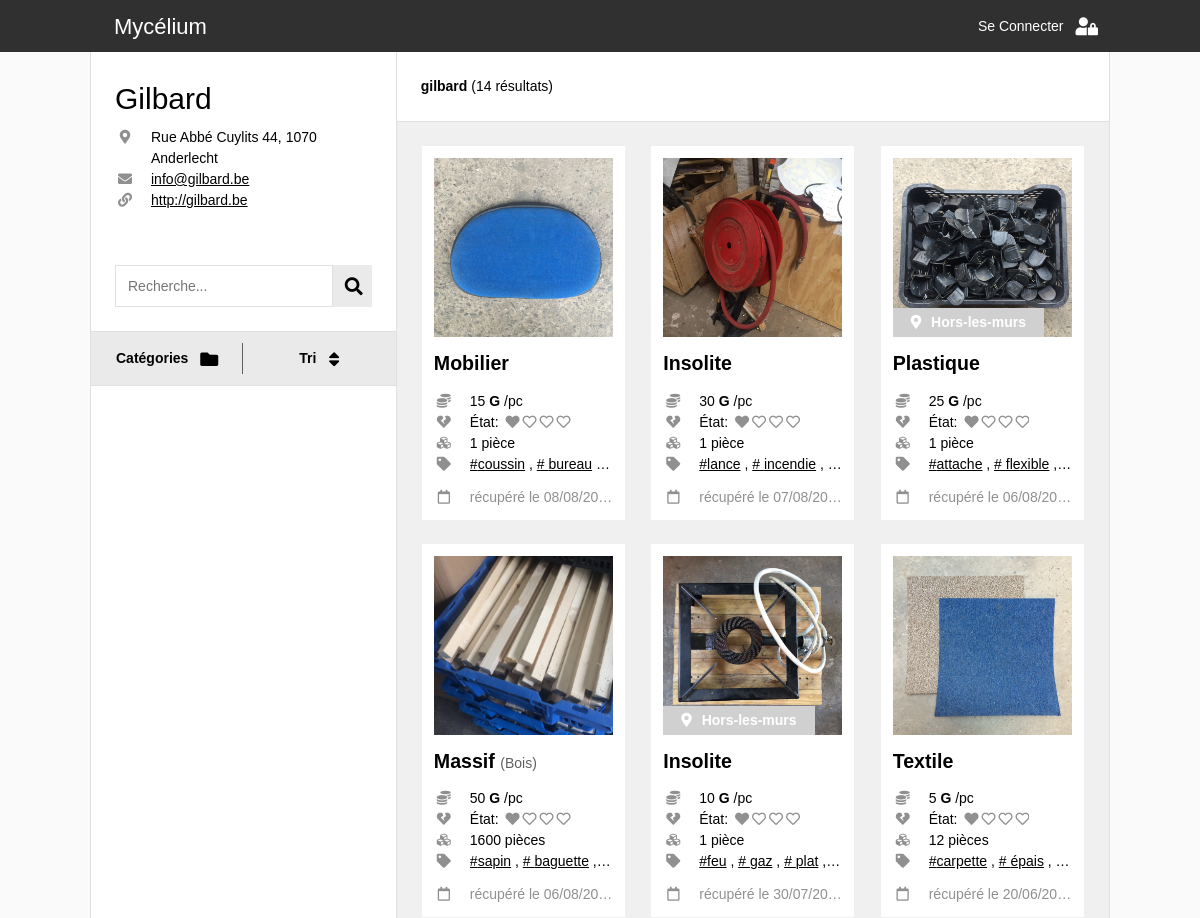
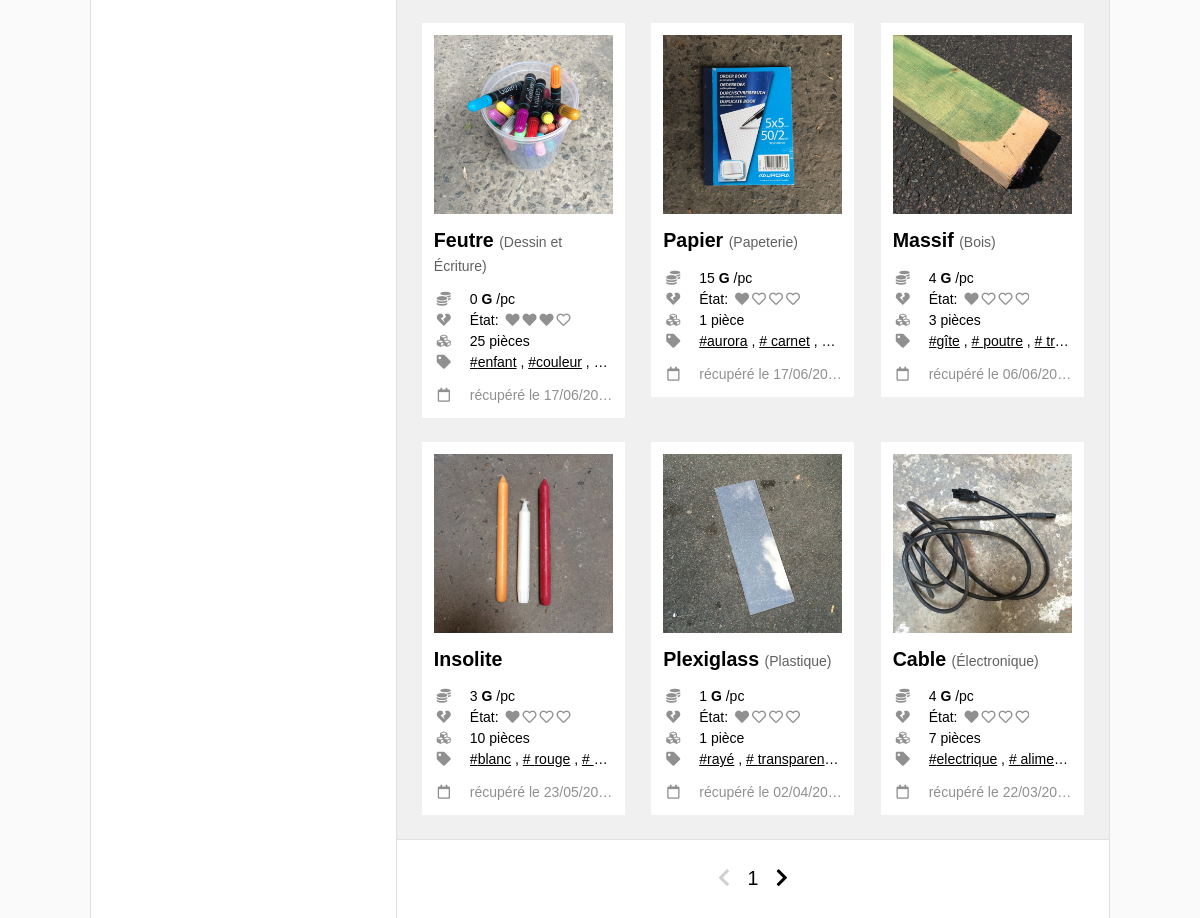
The app's page /catalogue.php?r=gilbard with its own data (2 pictures, top to bottom).
### tables this page shows
CREATE TABLE `_global_recuperatheques` (
  `ID` int(11) NOT NULL,
  `nom` varchar(255) NOT NULL,
  `adresse` varchar(255) NOT NULL,
  `monnaie` varchar(8) NOT NULL,
  `telephone` varchar(16) NOT NULL,
  `mdp` varchar(255) NOT NULL,
  `site` varchar(255) NOT NULL,
  `pseudo` varchar(16) NOT NULL,
  `mail` varchar(255) NOT NULL,
  `date_creation` date DEFAULT NULL
);

CREATE TABLE `gilbard_catalogue` (
  `ID` int(11) NOT NULL,
  `ID_categorie` int(11) NOT NULL,
  `ID_souscategorie` int(11) NOT NULL,
  `pieces` int(11) NOT NULL,
  `dimensions` varchar(255) NOT NULL,
  `etat` int(11) NOT NULL,
  `tags` text NOT NULL,
  `remarques` text NOT NULL,
  `date_ajout` datetime NOT NULL DEFAULT CURRENT_TIMESTAMP,
  `poids` float NOT NULL,
  `prix` float NOT NULL,
  `localisation` varchar(255) NOT NULL
);

CREATE TABLE `_global_categories` (
  `ID` int(11) NOT NULL,
  `nom` varchar(255) NOT NULL,
  `score` int(11) NOT NULL
);

CREATE TABLE `_global_souscategories` (
  `ID` int(11) NOT NULL,
  `nom` varchar(255) NOT NULL,
  `ID_categorie` int(11) NOT NULL,
  `unite` varchar(255) NOT NULL,
  `prix` float NOT NULL
);

### connection_db.php (called while the page is built, shortened)
<?php
  function link_construct($params, $web_page = 1){
    if ($web_page==1){
      $web_page = basename($_SERVER['PHP_SELF']);
    }
    $getURL = $web_page . '?' . http_build_query(array_merge($_GET, $params));
    return $getURL;
  }
?>

### item.php (the view, shortened to what this page needs)
<?php
  $prix = $item['prix'];
  $piece = "1 pièce";
  if ($item['pieces']>1){
    $piece = $item['pieces'] . " pièces";
  }
  $tags = explode(", ",$item['tags']);
?>
<div class='item'>
  <?php
    if(basename($_SERVER['PHP_SELF'])=="catalogue.php"){
       ?>
      <a class="hidden-link" href="item_page.php?r=<?php echo $recuperatheque?>&id=<?php echo $item['ID_item']?>">
        <span></span>
      </a>
    <?php
    }
  ?>
  <div class="photo-container">
      <?php
        $image_url = 'photos/' . $recuperatheque . '/' . $item['ID_item'] . '.jpg';
      ?>
      <img class="item-photo" src=<?php echo $image_url; ?> />
      <?php
        if ($item['localisation']){ ?>
            <div class="hors-les-murs"> <i class="fas fa-map-marker-alt"></i> Hors-les-murs </div>
        <?php
        }
      ?>
  </div>
  <div class="text-container">
    <div class='categorie-container'>
      <?php
      if ($item['sous_categorie']!='Autre'){
        ?>
        <span class="souscat"> <?php echo $item['sous_categorie']; ?> </span>
        <span class="cat"> (<?php echo $item['categorie']; ?>) </span>
      <?php
      }
      else{
        ?>
        <span class="souscat"> <?php echo $item['categorie']; ?> </span>
      <?php
      }
      ?>
    </div>
    <div class="info-container separateur">
      <div class="info-line">
        <i class='fas fa-coins info-icon'></i>
        <div class="info-text"><?php echo $prix; ?> <b><?php echo $recup_info['monnaie'];; ?></b> /pc </div>
      </div>
      <div class="info-line">
        <i class='fas fa-heart-broken info-icon'></i>
        <div class="info-text"> État:
          <span class='etat-icon-container'>
          <?php
          for($n = 0; $n < 4; $n++){
            if($item['etat'] > $n){
              echo '<i class="fas fa-heart"></i>' ;
            } else{
              echo '<i class="far fa-heart"></i>' ;
            }
          }
          ?>
          </span>
        </div>
      </div>
      <div class="info-line">
        <i class='fas fa-cubes info-icon'></i>
        <div class="info-text"><?php echo $piece; ?></div>
      </div>
    </div>
    <div class='tags-container separateur'>
      <div class="info-line">
        <i class='fas fa-tag info-icon'></i>
        <div class="info-text">
          <?php
            for($n = 0; $n < count($tags); $n++){?>
              <a class="tag" href= <?php echo link_construct(array('q'=>$tags[$n],'id'=>null, 'page'=>1), 'catalogue.php') ?> >#<?php echo $tags[$n];?></a>
              <?php
              if($n!=count($tags)-1){ echo ', '; }
            }
          ?>
        </div>
      </div>
    </div>
    <div class="date-container">
      <div class="info-line">
        <i class='far fa-calendar info-icon'></i>
        <div class="info-text">récupéré le <?php echo $item['date_ajout_fr']; ?></div>
      </div>
    </div>
  </div>
</div>

### catalogue.php (shortened to what this page needs)
<!DOCTYPE html>
<html lang="en">
<head>
  <link rel="stylesheet" href="css/w3.css">
  <link rel="stylesheet" href="https://use.fontawesome.com/releases/v5.7.0/css/all.css">
  <link rel="stylesheet" href="https://indestructibletype.com/fonts/Jost.css" type="text/css" charset="utf-8" />
  <link rel="stylesheet" href="css/main.css">
  <link rel="stylesheet" href="css/header.css">
  <link rel="stylesheet" href="css/menu.css">
  <link rel="stylesheet" href="css/item.css">
</head>
<body>
  <?php
    include('connection_db.php')
  ?>
  <?php
    $req = $bdd->prepare(' SELECT pseudo FROM _global_recuperatheques ');
    $req->execute();
    $recuperatheques = array();
    while($item = $req->fetch()){
      array_push($recuperatheques,$item['pseudo']);
    }
    if (isset($_GET['r']) && in_array($_GET['r'], $recuperatheques)){
      $recuperatheque = htmlspecialchars($_GET['r']);
      $recuperatheque_catalogue = htmlspecialchars($_GET['r']) . '_catalogue';
    } else{
      $recuperatheque = null;
    }
  ?>
  <?php
    if (isset($_GET['q'])){
      $query = htmlspecialchars($_GET['q']);
    } else{
      $query = null;
    }
    $tri_option = array('date_ajout' => 'Date de récupération',
                        'prix' => 'Prix par pièce',
                        'etat' => 'État d\'usure',
                        'pieces' => 'Pièces disponibles');
    if (isset($_GET['order']) && array_key_exists($_GET['order'], $tri_option)){
      $tri = htmlspecialchars($_GET['order']);
    } else{
      $tri = 'date_ajout';
    }
    if(isset($_GET['catsearch']) and $_GET['catsearch']!=0
    and array_key_exists($_GET['catsearch'], $system)){
      $catsearch = htmlspecialchars($_GET['catsearch']);
    } else{
      $catsearch = null;
    }
    if(isset($_GET['sscatsearch']) and $_GET['sscatsearch']!=0
      and array_key_exists($_GET['sscatsearch'], $system[$catsearch]['sscats'])){
      $sscatsearch = htmlspecialchars($_GET['sscatsearch']);
    } else{
      $sscatsearch = null;
    }
    if (isset($_GET['page']) && is_numeric($_GET['page'])) {
      $page = (int) htmlspecialchars($_GET['page']);
    } else{
      $page = 1;
    }
  ?>
  <?php
    include('header.php');
  ?>
  <div class="quasi-fullwidth space-header two-side-flex">
      <?php
      if($recuperatheque){?>
        <div class="flex-third">
          <?php
            $req = $bdd->prepare(' SELECT * FROM _global_recuperatheques WHERE pseudo = :recuperatheque ');
            $req->bindValue(':recuperatheque', $recuperatheque , PDO::PARAM_STR);
            $req->execute();
            $recup_info = $req->fetch();
            include("recuperatheque_info.php");
          ?>
          <form class="container search-bar" action="catalogue.php" method="GET">
            <input type="text" class="search-bar-input" name="q" placeholder="Recherche..." value="<?php echo $query?>">
            <button class="w3-large fa fa-search search-bar-button" type="submit"></button>
          </form>
          <div class="menu-container" id="menu-container">
            <div class="menu-bar">
              <button id="cat-button" class="button-flex menu-button separation" onclick="openMenu(event,'categories')">
                <div class="button-title">Catégories</div>
                <i class='button-icon w3-large fas fa-folder'></i>
              </button>
              <button id="tri-button" class="button-flex menu-button" onclick="openMenu(event,'tri')">
                <div class="button-title">Tri</div>
                <i class='button-icon w3-large fas fa-sort'></i>
              </button>
            </div>
          </div>
        </div>
        <div class="flex-half">
          <?php
            $limit= 12;
            $starting_limit = ($page-1)*$limit;
            $req = $bdd->prepare('  SELECT COUNT(*) AS total
            FROM ' . $recuperatheque_catalogue . ' c
            INNER JOIN _global_categories cat ON c.ID_categorie=cat.ID
            INNER JOIN _global_souscategories sscat ON c.ID_souscategorie=sscat.ID
            WHERE (cat.nom LIKE :search OR sscat.nom LIKE :search OR dimensions LIKE :search OR tags LIKE :search OR remarques LIKE :search)
            AND (c.ID_souscategorie = :sscatsearch OR :sscatsearch is null)
            AND (c.ID_categorie = :catsearch OR :catsearch is null)
            ');
            $req->bindValue(':search', '%' . $query . '%', PDO::PARAM_STR);
            $req->bindValue(':sscatsearch', $sscatsearch, PDO::PARAM_INT);
            $req->bindValue(':catsearch', $catsearch, PDO::PARAM_INT);
            $req->execute();
            $total_count = $req->fetch()['total'];
            $req = $bdd->prepare('  SELECT
            c.ID AS ID_item, c.ID_categorie, c.ID_souscategorie, c.pieces AS pieces, c.dimensions AS dimensions, c.etat AS etat, c.tags AS tags,
            c.prix AS prix, c.poids AS poids, c.remarques AS remarques, c.localisation AS localisation,
            c.date_ajout AS date_ajout, DATE_FORMAT(c.date_ajout, \'%d/%m/%Y\') AS date_ajout_fr,
            cat.ID, cat.nom AS categorie,
            sscat.ID AS sscatID, sscat.ID_categorie, sscat.unite AS unitesscat, sscat.prix AS prixsscat, sscat.nom AS sous_categorie
            FROM ' . $recuperatheque_catalogue . ' c
            INNER JOIN _global_categories cat ON c.ID_categorie=cat.ID
            INNER JOIN _global_souscategories sscat ON c.ID_souscategorie=sscat.ID
            WHERE (cat.nom LIKE :search OR sscat.nom LIKE :search OR dimensions LIKE :search OR tags LIKE :search OR remarques LIKE :search)
            AND (c.ID_souscategorie = :sscatsearch OR :sscatsearch is null)
            AND (c.ID_categorie = :catsearch OR :catsearch is null)
            ORDER BY ' . $tri . ' DESC
            LIMIT ' . $starting_limit . ', ' . $limit
            );
            $req->bindValue(':search', '%' . $query . '%', PDO::PARAM_STR);
            $req->bindValue(':sscatsearch', $sscatsearch, PDO::PARAM_INT);
            $req->bindValue(':catsearch', $catsearch, PDO::PARAM_INT);
            $req->execute();
          ?>
          <div class="container border-bottom sticky">
            <div class="search-resume">
              <?php
              echo '<b>' . $recup_info['pseudo'] . ' </b>';
                    ?>
                    <?php
                echo ' (' . $total_count . ' résultats)';
              ?>
            </div>
          </div>
          <div class="items-container">
            <?php
              if ($req->rowCount() > 0) {
                while($item = $req->fetch()){
                  ?>
                  <div class="item-wrapper">
                      <?php include('item.php');?>
                  </div>
                  <?php
                }
              }
              else {
                echo '<h3 class="erreur"> Aucun résultat ne correspond à la recherche </h3>';
              }
            ?>
          </div>
          <div class="container page-nav">
            <a href= <?php echo link_construct(array('page'=>$page-1)) ?>
               class="<?php if($page-1 <= 0){ echo 'disabled'; } ?>">
               <i class='fas fa-chevron-left'></i>
            </a>
            <?php echo $page; ?>
            <a href= <?php echo link_construct(array('page'=>$page+1)) ?>
               class="<?php if(($page)*$limit >= $total_count){ echo 'disabled'; } ?>">
               <i class='fas fa-chevron-right'></i>
            </a>
          </div>
        </div>
        <?php
      }
      else {
        echo '<h3 class="erreur"> Pas de récupérathèque valide </h3>';
      }
      ?>
    </div>
</body>
</html>

### recuperatheque_info.php (shortened to what this page needs)
<div class="container recuperatheque
      <?php if(in_array(basename($_SERVER['PHP_SELF']),array("catalogue.php","item_page.php"))){
        echo "depliable" ;}
      ?>">
    <h2> <?php echo $recup_info['nom'] ;?> </h2>
    <div class="info">
      <?php if ($recup_info['adresse']){ ?>
        <div class="info-line">
          <i class="fas fa-map-marker-alt info-icon"></i>
          <div class="info-text"> <?php echo $recup_info['adresse'];?> </div>
        </div>
        <?php
        }
      ?>
      <?php if ($recup_info['mail']){ ?>
        <div class="info-line">
          <i class="fas fa-envelope info-icon"></i>
          <a class="info-text tag" href="mailto:<?php echo $recup_info['mail'];?>"> <?php echo $recup_info['mail'];?></a>
        </div>
        <?php
        }
      ?>
      <?php if ($recup_info['site']){ ?>
        <div class="info-line">
          <i class="fas fa-link info-icon"></i>
          <a class="info-text tag" href="<?php echo $recup_info['site'];?>" target="_blank"> <?php echo $recup_info['site'];?></a>
        </div>
      <?php
      }
      ?>
    </div>
</div>

### css/w3.css (style rules this page uses)
*,*:before,*:after { box-sizing:inherit }
html { -ms-text-size-adjust:100%;-webkit-text-size-adjust:100% }
body { margin:0 }
a { background-color:transparent }
b,strong { font-weight:bolder }
img { border-style:none }
button,input,select,textarea,optgroup { font:inherit;margin:0 }
button,input { overflow:visible }
button,select { text-transform:none }
button,[type=button],[type=reset],[type=submit] { -webkit-appearance:button }
html,body { font-family:Verdana,sans-serif;font-size:15px;line-height:1.5 }
html { overflow-x:hidden }
h2 { font-size:30px }
h1,h2,h3,h4,h5,h6 { font-family:"Segoe UI",Arial,sans-serif;font-weight:400;margin:10px 0 }
img { vertical-align:middle }
a { color:inherit }
.w3-large { font-size:18px!important }

### css/main.css (style rules this page uses)
html, body { background: #fafafa; margin: 0; font-weight: 400; font-size: 14px; line-height: 1.5; }
html, body, p, h1, h2, h3, h4, h5, h6 { font-family: 'Jost', Helvetica, arial, sans-serif !important; }
@media (min-width: 993px) { .quasi-fullwidth { margin: 0 auto 0; max-width: 85%; } }
.space-header { padding-top: 52px; box-sizing: border-box; }
.container { background: white; text-align: left; padding: 12px 24px; }
.border-bottom { border-bottom: 1px solid #E0E0E0; }
.hidden-link span { text-decoration: none; position:absolute; width:100%; height:100%; top:0; left: 0; z-index: 1; }
@media (min-width:993px) { .container { padding: 24px; } }
.two-side-flex { background: white; min-height: 100vh; display: flex; flex-direction: row; flex-wrap: wrap; align-content: flex-start; }
.two-side-flex > * { box-sizing: border-box; }
.flex-third { flex: 1 0 100%; }
.flex-half { flex: 1 100%; }
@media (min-width:993px) { .two-side-flex { flex-wrap: nowrap; border-left: 1px solid #E0E0E0; } }
@media (min-width:993px) { .two-side-flex > * { border-right: 1px solid #E0E0E0; } }
@media (min-width:993px) { .flex-third { flex-basis: 30%; flex-grow: 0; min-height: 100vh; } }
@media (min-width:993px) { .flex-half { flex-basis: 50%; min-height: 100vh; } }
.recuperatheque h2 { margin: 0; }
.recuperatheque .info { margin: 6px 0px; white-space: normal; }
.recuperatheque a { word-break: break-all; }
.recuperatheque.depliable .info { display: none; }
@media (min-width: 601px) { .recuperatheque.depliable .info { display: block; } }
button { background-color: #eaeaea; color: black; border: none; text-align: center; text-decoration: none; display: inline-block; padding: 16px; margin: 0; font-weight: bold; font-size: 1rem; position: relative; overflow: hidden; white-space: nowrap; cursor:pointer; }
a { cursor:pointer; }
.button-flex { width: 100%; display: flex; align-items: center; justify-content: center; }
.button-icon { padding-left: 12px; text-align: center; }
input { background: white; width: 100%; border: 1px solid #E0E0E0; padding: 6px 12px; }

### css/menu.css (style rules this page uses)
.search-bar { display: flex; flex-direction: row; flex-wrap: nowrap; justify-content: center; }
.search-bar-input { flex-grow: 1; }
.search-bar-button { padding: 12px; }
.sticky { position: sticky; top: 52px; z-index: 10; }
@media (min-width: 993px) { .sticky { position: static; } }
.page-nav { text-align: center; font-size: 1.4rem; }
.page-nav a { text-decoration: none; padding: 0 12px; }
.page-nav a.disabled { pointer-events: none; cursor: default; color: #D0D0D0; }
.menu-container { border-top: 1px solid #E0E0E0; border-bottom: 1px solid #E0E0E0; }
.menu-bar { width: 100%; display: flex; }
.menu-button { flex-basis: 50%; }
#cat-button.separation:after { content : ""; position: absolute; top: 20%; left: 0; z-index: 10; height: 60%; width: 100%; border-right: 1px solid #606060; }

### records on screen
_global_recuperatheques: nom "Gilbard", adresse "Rue Abbé Cuylits 44, 1070 Anderlecht", mail "info@gilbard.be", site "http://gilbard.be", pseudo "gilbard", monnaie "G"
gilbard_catalogue: shows a picture, _global_categories.nom "Mobilier", prix "15", etat 1 (drawn), tags "coussin", tags "bureau", date_ajout_fr "08/08/2019"
gilbard_catalogue: shows a picture, _global_categories.nom "Insolite", prix "30", etat 1 (drawn), tags "lance", tags "incendie", date_ajout_fr "07/08/2019"
gilbard_catalogue: shows a picture, shows "Hors-les-murs", _global_categories.nom "Plastique", prix "25", etat 1 (drawn), tags "attache", tags "flexible", date_ajout_fr "06/08/2019"
gilbard_catalogue: shows a picture, _global_souscategories.nom "Massif", _global_categories.nom "Bois", prix "50", etat 1 (drawn), pieces "1600 pièces", tags "sapin", tags "baguette", date_ajout_fr "06/08/2019"
gilbard_catalogue: shows a picture, shows "Hors-les-murs", _global_categories.nom "Insolite", prix "10", etat 1 (drawn), tags "feu", tags "gaz", tags "plat", date_ajout_fr "30/07/2019"
gilbard_catalogue: shows a picture, _global_categories.nom "Textile", prix "5", etat 1 (drawn), pieces "12 pièces", tags "carpette", tags "épais", date_ajout_fr "20/06/2019"
gilbard_catalogue: shows a picture, _global_souscategories.nom "Feutre", _global_categories.nom "Dessin et Écriture", prix "0", etat 3 (drawn), pieces "25 pièces", tags "enfant", tags "couleur", date_ajout_fr "17/06/2019"
gilbard_catalogue: shows a picture, _global_souscategories.nom "Papier", _global_categories.nom "Papeterie", prix "15", etat 1 (drawn), tags "aurora", tags "carnet", date_ajout_fr "17/06/2019"
gilbard_catalogue: shows a picture, _global_souscategories.nom "Massif", _global_categories.nom "Bois", prix "4", etat 1 (drawn), pieces "3 pièces", tags "gîte", tags "poutre", tags "tr…", date_ajout_fr "06/06/2019"
gilbard_catalogue: shows a picture, _global_categories.nom "Insolite", prix "3", etat 1 (drawn), pieces "10 pièces", tags "blanc", tags "rouge", date_ajout_fr "23/05/2019"
gilbard_catalogue: shows a picture, _global_souscategories.nom "Plexiglass", _global_categories.nom "Plastique", prix "1", etat 1 (drawn), tags "rayé", tags "transparen…", date_ajout_fr "02/04/2019"
gilbard_catalogue: shows a picture, _global_souscategories.nom "Cable", _global_categories.nom "Électronique", prix "4", etat 1 (drawn), pieces "7 pièces", tags "electrique", tags "alime…", date_ajout_fr "22/03/2019"

### other values on screen
$total_count "14"
$page "1"
